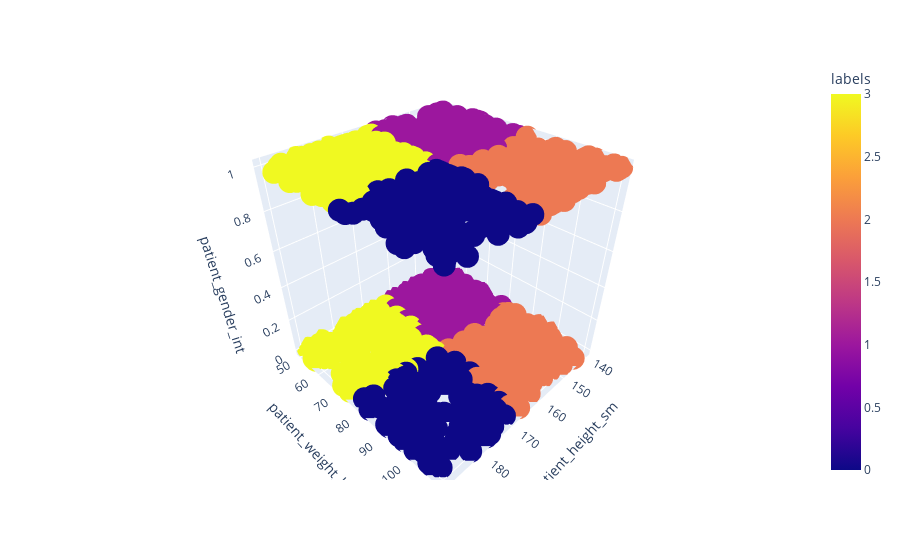

The cell this chart's notebook holds for it:
### Markdown cell above
Additionally, you can visualize the clusters in 3-D scatter plot. Give it a try below.

### Code cell
# Your code here:
import plotly.express as px

fig = px.scatter_3d(patients_new, x='patient_height_sm', y='patient_weight_kg', z='patient_gender_int', color='labels')
fig.show()

### Figure 1 — Plotly figure (JSON) as saved in the notebook; plotly's stock layout.template omitted (floating-point values rounded to 4 significant figures; data arrays with more than 128 entries replaced by an {"elided": "..."} marker saying what was removed)
{"data": [{"hovertemplate": "patient_height_sm=%{x}<br>patient_weight_kg=%{y}<br>patient_gender_int=%{z}<br>labels=%{marker.color}<extra></extra>", "legendgroup": "", "marker": {"color": {"elided": "942 int values"}, "coloraxis": "coloraxis", "symbol": "circle"}, "mode": "markers", "name": "", "scene": "scene", "showlegend": false, "type": "scatter3d", "x": {"elided": "942 int values"}, "y": {"elided": "942 int values"}, "z": {"elided": "942 int values"}}], "layout": {"coloraxis": {"colorbar": {"title": {"text": "labels"}}, "colorscale": [[0, "#0d0887"], [0.1111, "#46039f"], [0.2222, "#7201a8"], [0.3333, "#9c179e"], [0.4444, "#bd3786"], [0.5556, "#d8576b"], [0.6667, "#ed7953"], [0.7778, "#fb9f3a"], [0.8889, "#fdca26"], [1, "#f0f921"]]}, "legend": {"tracegroupgap": 0}, "margin": {"t": 60}, "scene": {"domain": {"x": [0, 1], "y": [0, 1]}, "xaxis": {"title": {"text": "patient_height_sm"}}, "yaxis": {"title": {"text": "patient_weight_kg"}}, "zaxis": {"title": {"text": "patient_gender_int"}}}}}
